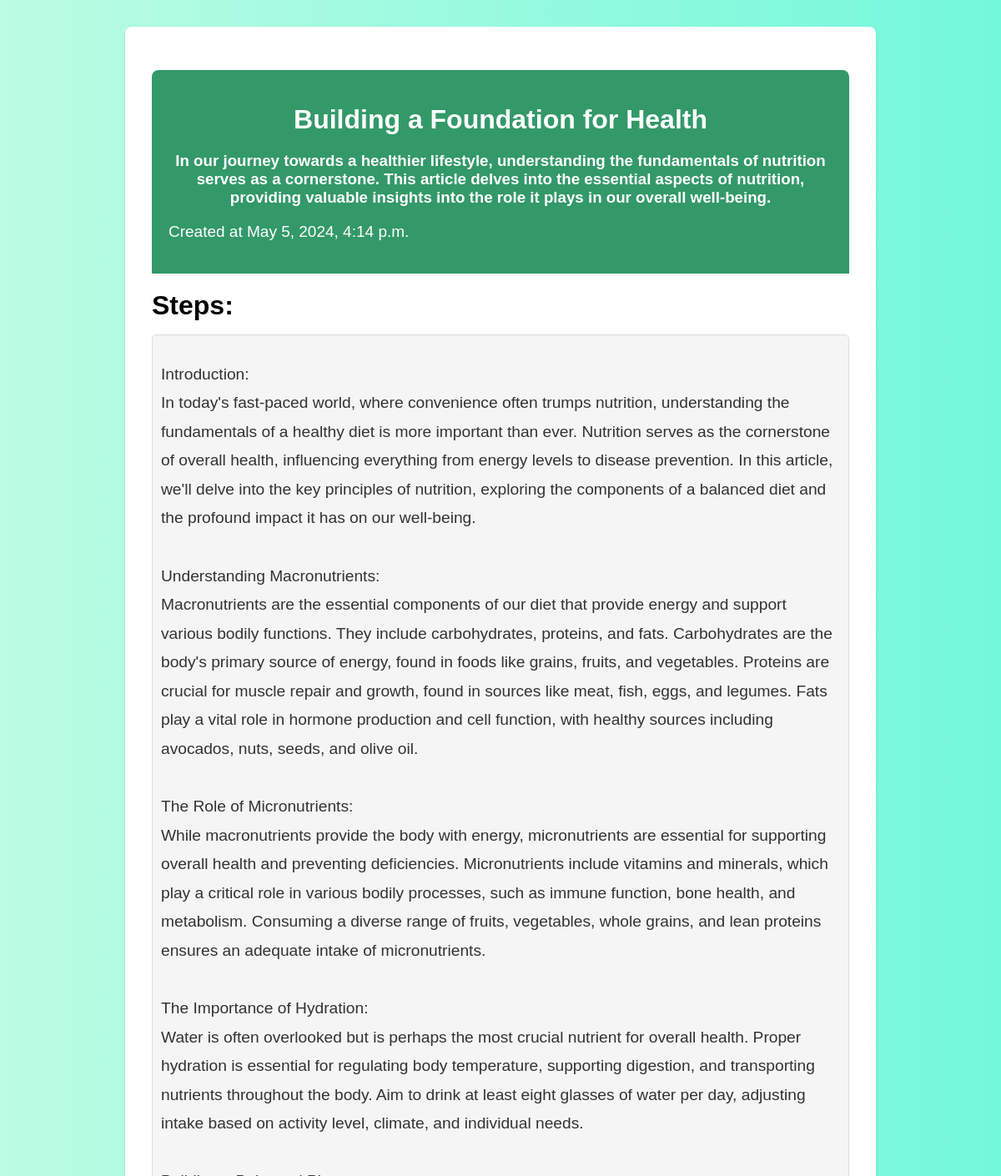
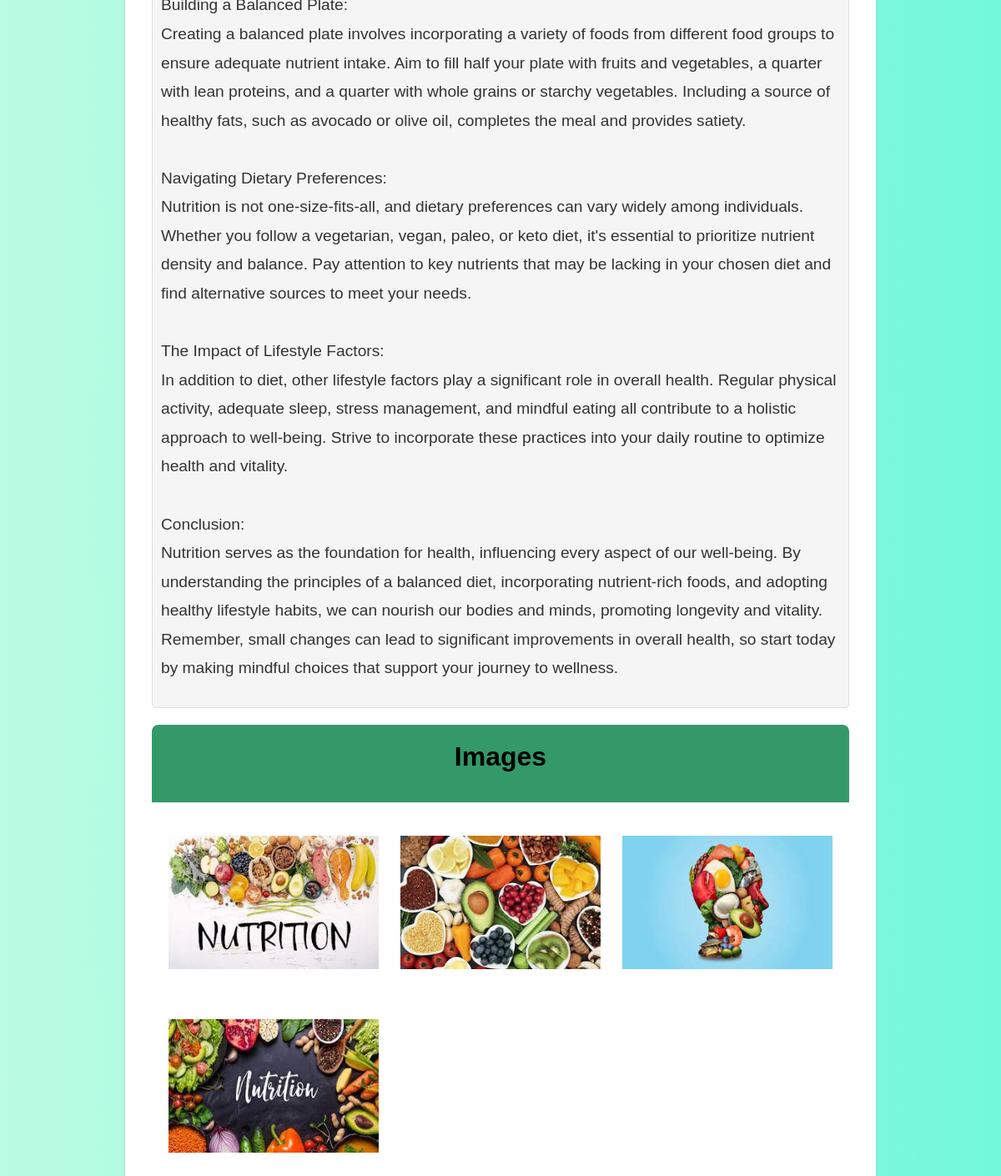
The page /manage_article/4/ (signed in) on the database its author committed (2 pictures, top to bottom).
### WellnessCorner/models.py (models this page shows)
class Article(models.Model):
    user = models.ForeignKey(User, on_delete=models.CASCADE)
    created_at = models.DateTimeField(auto_now_add=True)
    updated_at = models.DateTimeField(auto_now=True)
    name = models.CharField(max_length=200, unique=True)
    content = models.TextField()
    description = models.TextField(max_length=500, null=True, blank=True)
    cover = models.ImageField(upload_to='articles/', null=True, blank=True)

class ArticleImage(models.Model):
    article = models.ForeignKey(Article, on_delete=models.CASCADE)
    image = models.ImageField(upload_to='articles/', null=True, blank=True)

### WellnessCorner/views.py (the view)
# urls.py: path('manage_article/<int:article_id>/', views.manage_article, name='manage_article'),
@login_required
def manage_article(request, article_id):
    article = get_object_or_404(Article, id=article_id)
    form = ArticleForm(instance=article)
    images = ArticleImage.objects.filter(article=article)
    if request.method == 'POST':
        form = ArticleForm(request.POST, instance=article)
        if form.is_valid():
            form.save()
    context = {'article': article, 'form': form, 'images': images}
    return render(request, 'manage_article.html', context)

### templates/manage_article.html (shortened to what this page needs)
<!DOCTYPE html>
<html lang="en">
<head>
</head>
<body>
<div class="container">
    <div class="section-container">
        {% if request.user.is_superuser %}
        <div class="section-content">
            <h1 class="title">Edit article</h1>
            <form method="post">
                {% csrf_token %}
                {{ form.name.errors }}
                <label for="{{ form.name.id_for_label }}">Name:</label>
                {{ form.name }}
                <br>
                {{ form.description.errors }}
                <label for="{{ form.description.id_for_label }}">Description:</label>
                {{ form.description }}
                <br>
                {{ form.content.errors }}
                <label for="{{ form.content.id_for_label }}">Content:</label>
                {{ form.content }}
                <br>
                <button type="submit">Save article</button>
            </form>
        </div>
        {% else %}
        <div class="post-header">
            <h1 class="title">{{ article.name }}</h1>
            <h3>{{ article.description }}</h3>
            <p style="text-align:left; font-size:19px;">Created at {{ article.created_at }}</p>
        </div>
        <div class="post-content">
            <div class="steps-container">
                <h2>Steps:</h2>
                <div class="instruction-box">
                    <p class="instruction-text step-text">{{ article.content }}</p>
                </div>
            </div>
        </div>
        {% if images %}
        <div class="section-container">
            <div class="post-header">
                <h2>Images</h2>
            </div>
            <div class="post-content">
                <div class="product-images">
                    <div class="photo-container">
                        {% for image in images %}
                            <img style="height:160px; width:auto;" src="{{ image.image.url }}" class="product-image" alt="Article Image">
                        {% endfor %}
                    <div>
                </div>
            </div>
        </div>
        {% endif %}
        {% endif %}
    </div>
</div>
</body>
</html>

### templates/manage_article.html (style rules this page uses)
body { font-family: Arial, sans-serif; margin: 0; padding: 0; display: flex; justify-content: center; align-items: center; height:100%; background: linear-gradient(to right, #bbfce3, #73f8db); }
.section-container { margin-top: 20px; margin-bottom: 20px; }
.instruction-box { background-color: #f5f5f5; border: 1px solid #ddd; border-radius: 5px; padding: 10px; margin-bottom: 10px; }
.instruction-text { font-family: 'Courier New', Courier, monospace; color: #333; font-size: 16px; }
.product-image { max-width: 100%; height: auto; margin: 20px auto; display: block; }
.title { text-align: center; margin-bottom: 20px; }
.steps-container { margin-top: 20px; margin-bottom: 20px; }
.step-text { font-family: Arial, sans-serif; font-size: 1.2em; line-height: 1.8; white-space: pre-line; }
.container { background-color: #ffffff; border-radius: 0.5rem; padding: 2rem; box-shadow: 0 2px 4px rgba(0, 0, 0, 0.1); width: 100%; max-width: 900px; margin-top: 2rem; color: #333; box-sizing: border-box; margin-bottom:30px; }
h2 { color: #000000; font-weight: bold; font-size: 2rem; margin: 0; margin-bottom: 1rem; }
.post-header { background-color: #339969; color: #fff; text-align: center; padding: 20px; border-top-left-radius: 8px; border-top-right-radius: 8px; margin-bottom: 20px; }
.photo-container { display: grid; grid-template-columns: repeat(auto-fill, minmax(250px, 1fr)); gap: 20px; margin-top: 20px; margin-left:20px; margin-right:20px; }

### rows shown on the page
Article: name "Building a Foundation for Health", description "In our journey towards a healthier lifestyle, understanding the fundamentals of nutrition serves as a cornerstone. This article delves into the essential aspects of nutrition, providing valuable insights into the role it plays in our overall well-being.", created_at "May 5, 2024, 4:14 p.m.", content "Introduction: In today's fast-paced world, where convenience often trumps nutrition, understanding the fundamentals of a healthy diet is more important than ever. Nutrition serves as the cornerstone of overall health, influencing everything from energy levels to disease prevention. In this article, we'll delve into the key principles of nutrition, exploring the components of a balanced diet and the profound impact it has on our well-being. Understanding Macronutrients: Macronutrients are the essential components of our diet that provide energy and support various bodily functions. They include carbohydrates, proteins, and fats. Carbohydrates are the body's primary source of energy, found in…"
ArticleImage: image (picture)
ArticleImage: image (picture)
ArticleImage: image (picture)
ArticleImage: image (picture)
